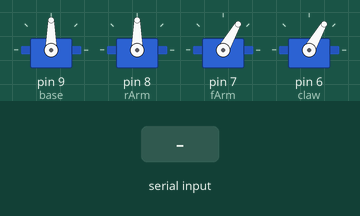
Simulated run of this sketch. Board: Arduino Uno, built with avr-gcc and run on an emulated ATmega328P. Parts: 4 × servo. The inputs (shaded band) are chosen by the test bench. What the sketch prints to the serial monitor is not drawn.

Above: at 2.0 s.
2.1 s: "b,45\n" received over Serial
At 3.5 s:
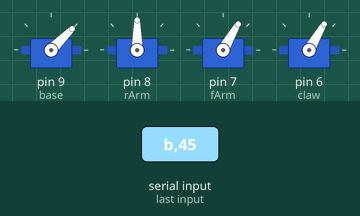
4.3 s: "c90\n" received over Serial
At 5.5 s:
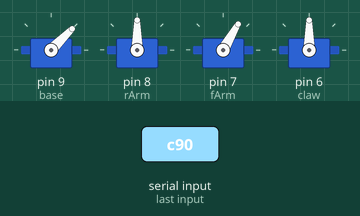
5.8 s: "f90\n" received over Serial
At 7.0 s:
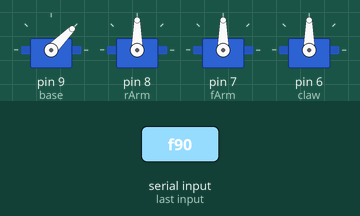
7.3 s: "r,45\n" received over Serial
At 7.9 s:
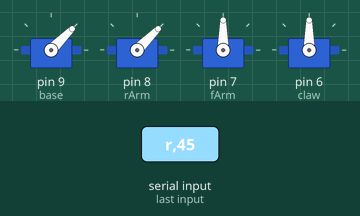
8.8 s: "c" received over Serial
At 10.8 s:
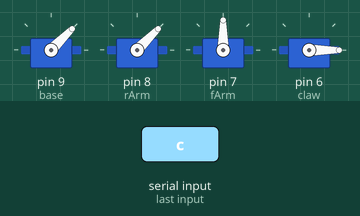
11.3 s: "f" received over Serial
At 13.1 s:
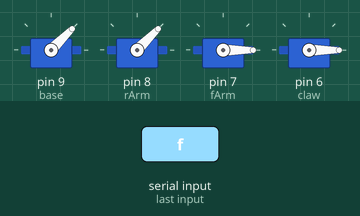
Timing chart, 0 to 14.6 s (numbered marks = the images above; inputs shaded):
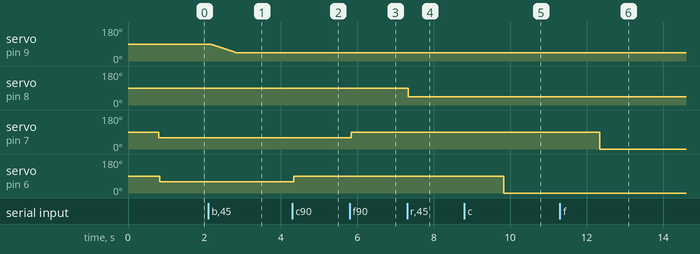

The sketch:

totalServo_test.ino
```cpp
#include <Servo.h>                //使用servo库
Servo base, fArm, rArm, claw ;    //创建4个servo对象

// 建立4个int型变量存储当前电机角度值
// 初始角度值为设备启动后初始状态所需要的电机角度数值
int basePos = 90;
int rArmPos = 90;
int fArmPos = 60;
int clawPos = 60;

//存储电机极限值(const指定该数值为常量,常量数值在程序运行中不能改变)
const int baseMin = 0;
const int baseMax = 180;
const int rArmMin = 20;
const int rArmMax = 120;
const int fArmMin = 0;
const int fArmMax = 180;
const int clawMin = 0;
const int clawMax = 70;

void setup(){
  base.attach(9);     // base 伺服舵机连接引脚11 舵机代号'b'
  delay(200);          // 稳定性等待
  rArm.attach(8);     // rArm 伺服舵机连接引脚10 舵机代号'r'
  delay(200);          // 稳定性等待
  fArm.attach(7);      // fArm 伺服舵机连接引脚9  舵机代号'f'
  delay(200);          // 稳定性等待
  claw.attach(6);      // claw 伺服舵机连接引脚6  舵机代号'c'
  delay(200);          // 稳定性等待
  Serial.begin(9600);
  Serial.println("Welcome to Taichi-Maker Robot Arm Tutorial");
}

void loop(){
  if (Serial.available()>0) {
    char serialCmd = Serial.read();
    armDataCmd(serialCmd);
  }

  base.write(basePos);
  delay(10);
  fArm.write(fArmPos);
  delay(10);
  rArm.write(rArmPos);
  delay(10);
  claw.write(clawPos);
  delay(10);
}

void armDataCmd(char serialCmd){
  Serial.print("serialCmd = ");
  Serial.print(serialCmd);

  int servoData = Serial.parseInt();

  int fromPos;
  int toPos;

  switch(serialCmd){
    case 'b':
      fromPos = base.read();
      toPos = servoData;

      if (fromPos <= toPos){  //如果“起始角度值”小于“目标角度值”
        for (int i=fromPos; i<=toPos; i++){
          base.write(i);
          delay (15);
        }
      } else {  //否则“起始角度值”大于“目标角度值”
        for (int i=fromPos; i>=toPos; i--){
          base.write(i);
          delay (15);
        }
      }

      basePos = servoData;
      Serial.print("  Set base servo value: ");
      Serial.println(servoData);
      break;
    case 'c':
      clawPos = servoData;
      Serial.print("  Set claw servo value: ");
      Serial.println(servoData);
      break;
    case 'f':
      fArmPos = servoData;
      Serial.print("  Set fArm servo value: ");
      Serial.println(servoData);
      break;
    case 'r':
      rArmPos = servoData;
      Serial.print("  Set rArm servo value: ");
      Serial.println(servoData);
      break;
    case 'o':
      reportStatus();
      break;
    default:
      Serial.println(" Unknown Command.");
  }
}

void reportStatus(){
  Serial.println("");
  Serial.println("");
  Serial.println("++++++ Robot-Arm Status Report +++++");
  Serial.print("Claw Position: clawPos = "); Serial.println(claw.read());
  Serial.print("Base Position: basePos = "); Serial.println(base.read());
  Serial.print("Rear  Arm Position: rArmPos = "); Serial.println(rArm.read());
  Serial.print("Front Arm Position: fArmPos = "); Serial.println(fArm.read());
  Serial.println("++++++++++++++++++++++++++++++++++++");
  Serial.println("");
}
```

Measured:
- after the input at 2.1 s, servo on pin 9 (base): moves from 90° to 45° over 0.66 s, starting after 0.05 s
- after the input at 4.3 s, servo on pin 6 (claw): 60° → 90° at once
- after the input at 5.8 s, servo on pin 7 (fArm): 60° → 90° at once
- after the input at 7.3 s, servo on pin 8 (rArm): 90° → 45° at once
- after the input at 8.8 s, servo on pin 6 (claw): 90° → 0° after 1.0 s
- after the input at 11.3 s, servo on pin 7 (fArm): 90° → 0° after 1.0 s
